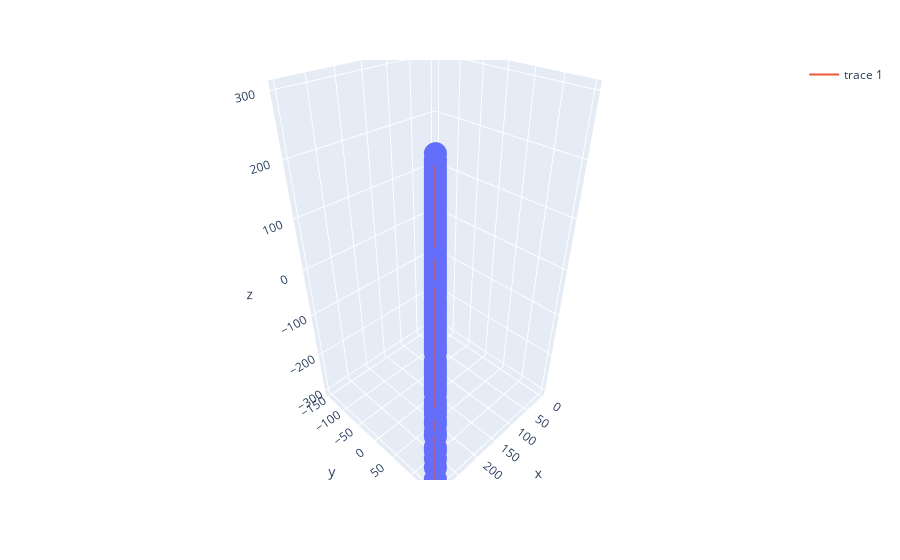

The notebook cell this image was saved under:
### Code cell
figScatter = px.scatter_3d(x=x1valuse , y = x2values , z = calculateValue(inputValue , bestNode.root))
figScatter.add_scatter3d(x=x1valuse , y = x2values , z = trueValues , mode = "lines")
figScatter.show()

### Figure 1 — Plotly figure (JSON) as saved in the notebook; plotly's stock layout.template omitted (floating-point values rounded to 4 significant figures; data arrays with more than 128 entries replaced by an {"elided": "..."} marker saying what was removed)
{"data": [{"hovertemplate": "x=%{x}<br>y=%{y}<br>z=%{z}<extra></extra>", "legendgroup": "", "marker": {"color": "#636efa", "symbol": "circle"}, "mode": "markers", "name": "", "scene": "scene", "showlegend": false, "type": "scatter3d", "x": {"elided": "300 int values"}, "y": {"elided": "300 int values"}, "z": {"elided": "300 float values"}}, {"mode": "lines", "type": "scatter3d", "x": {"elided": "300 int values"}, "y": {"elided": "300 int values"}, "z": {"elided": "300 float values"}}], "layout": {"legend": {"tracegroupgap": 0}, "margin": {"t": 60}, "scene": {"domain": {"x": [0, 1], "y": [0, 1]}, "xaxis": {"title": {"text": "x"}}, "yaxis": {"title": {"text": "y"}}, "zaxis": {"title": {"text": "z"}}}}}
